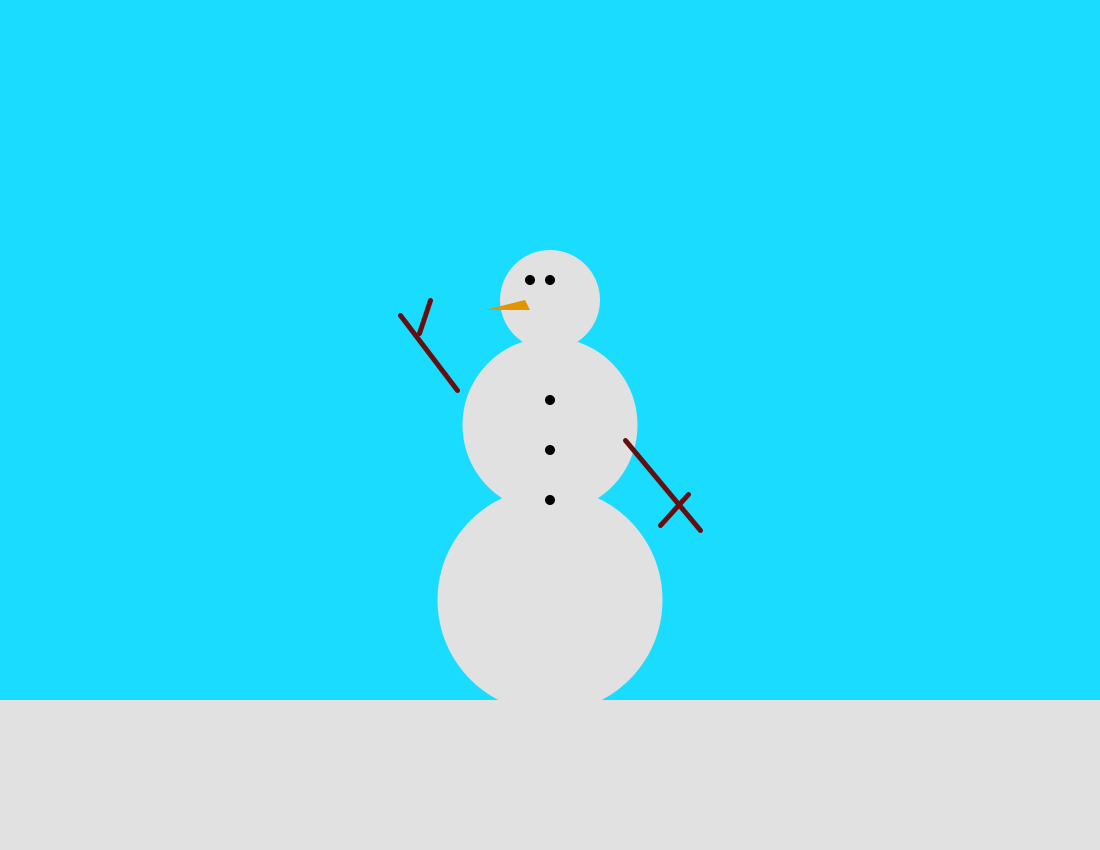
Frame 1 (no input)
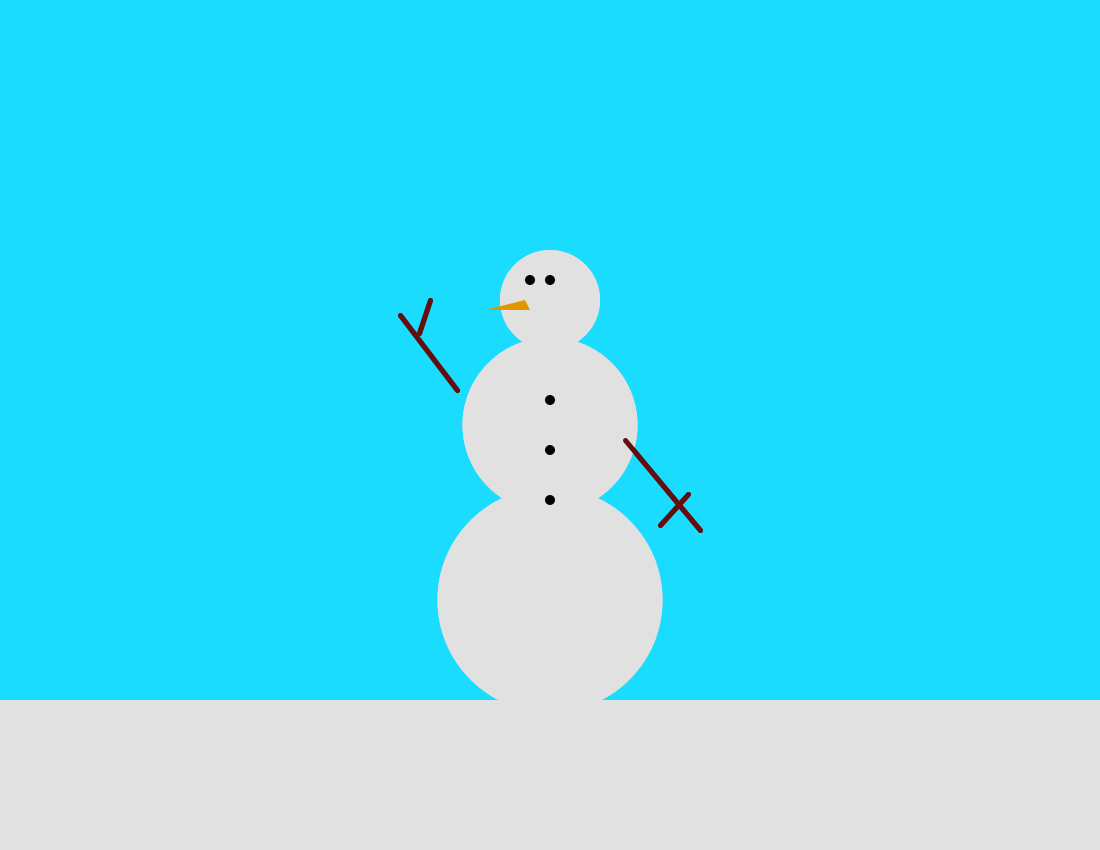
Frame 2 (the mouse pressed at the canvas centre, redrawn once)

The Processing sketch that drew these frames (run headless with seeded random() and noise(); the mouse was pressed at the canvas centre and the sketch redrawn once):

// Processing sketch: X_mas_card
// ── X_mas_card.pde
void setup()
{
  size(1100,850);
  background(25,220,525);
}

void draw()
{
  fill(225);
  noStroke();
  rect(0,700,1100,150);
  
  
  ellipse(550,600,225,225);
  ellipse(550,425,175,175);
  ellipse(550,300,100,100);
  
  
  fill(0);
  ellipse(530,280,10,10);  //left eye
  ellipse(550,280,10,10);  //right eye
  
  
  ellipse(550,400,10,10);  //top button
  ellipse(550,450,10,10);  //middle button
  ellipse(550,500,10,10);  //bottom button
  
  
  fill(225,150,0);
  triangle(525,300,530,310,485,310);
  
  
  stroke(100,15,15);
  strokeWeight(5);
  line(457,390,400,315);
  line(419,333,430,300);
  
  
  line(625,440,700,530);
  line(688,494,660,525);
  noLoop();
}  
